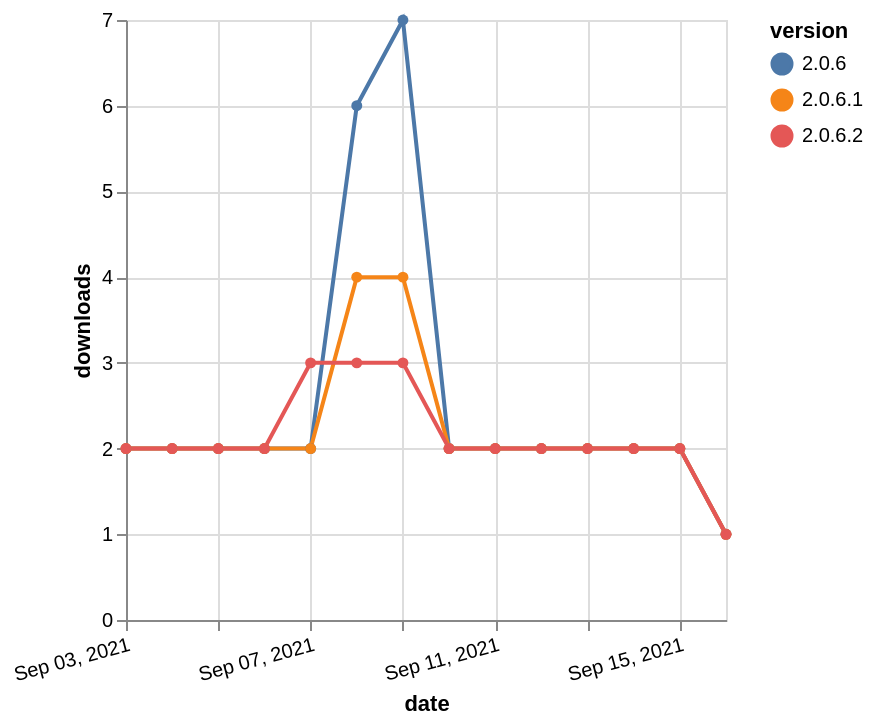

Vega-Lite specification for this chart:
### Vega-Lite specification from a JSON file in a GitHub repository (floating-point values rounded to 4 significant figures)
{"$schema": "https://vega.github.io/schema/vega-lite/v5.json", "description": "A simple bar chart with embedded data.", "data": {"values": [{"date": "2021-09-03", "total": 2900, "delta": 2, "version": "2.0.6"}, {"date": "2021-09-04", "total": 2902, "delta": 2, "version": "2.0.6"}, {"date": "2021-09-05", "total": 2904, "delta": 2, "version": "2.0.6"}, {"date": "2021-09-06", "total": 2906, "delta": 2, "version": "2.0.6"}, {"date": "2021-09-07", "total": 2908, "delta": 2, "version": "2.0.6"}, {"date": "2021-09-08", "total": 2914, "delta": 6, "version": "2.0.6"}, {"date": "2021-09-09", "total": 2921, "delta": 7, "version": "2.0.6"}, {"date": "2021-09-10", "total": 2923, "delta": 2, "version": "2.0.6"}, {"date": "2021-09-11", "total": 2925, "delta": 2, "version": "2.0.6"}, {"date": "2021-09-12", "total": 2927, "delta": 2, "version": "2.0.6"}, {"date": "2021-09-13", "total": 2929, "delta": 2, "version": "2.0.6"}, {"date": "2021-09-14", "total": 2931, "delta": 2, "version": "2.0.6"}, {"date": "2021-09-15", "total": 2933, "delta": 2, "version": "2.0.6"}, {"date": "2021-09-16", "total": 2934, "delta": 1, "version": "2.0.6"}, {"date": "2021-09-03", "total": 2006, "delta": 2, "version": "2.0.6.1"}, {"date": "2021-09-04", "total": 2008, "delta": 2, "version": "2.0.6.1"}, {"date": "2021-09-05", "total": 2010, "delta": 2, "version": "2.0.6.1"}, {"date": "2021-09-06", "total": 2012, "delta": 2, "version": "2.0.6.1"}, {"date": "2021-09-07", "total": 2014, "delta": 2, "version": "2.0.6.1"}, {"date": "2021-09-08", "total": 2018, "delta": 4, "version": "2.0.6.1"}, {"date": "2021-09-09", "total": 2022, "delta": 4, "version": "2.0.6.1"}, {"date": "2021-09-10", "total": 2024, "delta": 2, "version": "2.0.6.1"}, {"date": "2021-09-11", "total": 2026, "delta": 2, "version": "2.0.6.1"}, {"date": "2021-09-12", "total": 2028, "delta": 2, "version": "2.0.6.1"}, {"date": "2021-09-13", "total": 2030, "delta": 2, "version": "2.0.6.1"}, {"date": "2021-09-14", "total": 2032, "delta": 2, "version": "2.0.6.1"}, {"date": "2021-09-15", "total": 2034, "delta": 2, "version": "2.0.6.1"}, {"date": "2021-09-16", "total": 2035, "delta": 1, "version": "2.0.6.1"}, {"date": "2021-09-03", "total": 1764, "delta": 2, "version": "2.0.6.2"}, {"date": "2021-09-04", "total": 1766, "delta": 2, "version": "2.0.6.2"}, {"date": "2021-09-05", "total": 1768, "delta": 2, "version": "2.0.6.2"}, {"date": "2021-09-06", "total": 1770, "delta": 2, "version": "2.0.6.2"}, {"date": "2021-09-07", "total": 1773, "delta": 3, "version": "2.0.6.2"}, {"date": "2021-09-08", "total": 1776, "delta": 3, "version": "2.0.6.2"}, {"date": "2021-09-09", "total": 1779, "delta": 3, "version": "2.0.6.2"}, {"date": "2021-09-10", "total": 1781, "delta": 2, "version": "2.0.6.2"}, {"date": "2021-09-11", "total": 1783, "delta": 2, "version": "2.0.6.2"}, {"date": "2021-09-12", "total": 1785, "delta": 2, "version": "2.0.6.2"}, {"date": "2021-09-13", "total": 1787, "delta": 2, "version": "2.0.6.2"}, {"date": "2021-09-14", "total": 1789, "delta": 2, "version": "2.0.6.2"}, {"date": "2021-09-15", "total": 1791, "delta": 2, "version": "2.0.6.2"}, {"date": "2021-09-16", "total": 1792, "delta": 1, "version": "2.0.6.2"}]}, "width": "container", "mark": {"type": "line", "point": {"filled": true}}, "encoding": {"x": {"field": "date", "type": "temporal", "timeUnit": "yearmonthdate", "title": "date", "axis": {"labelAngle": -15}}, "y": {"field": "delta", "type": "quantitative", "title": "downloads"}, "color": {"field": "version", "type": "nominal"}, "tooltip": {"field": "delta"}}}
